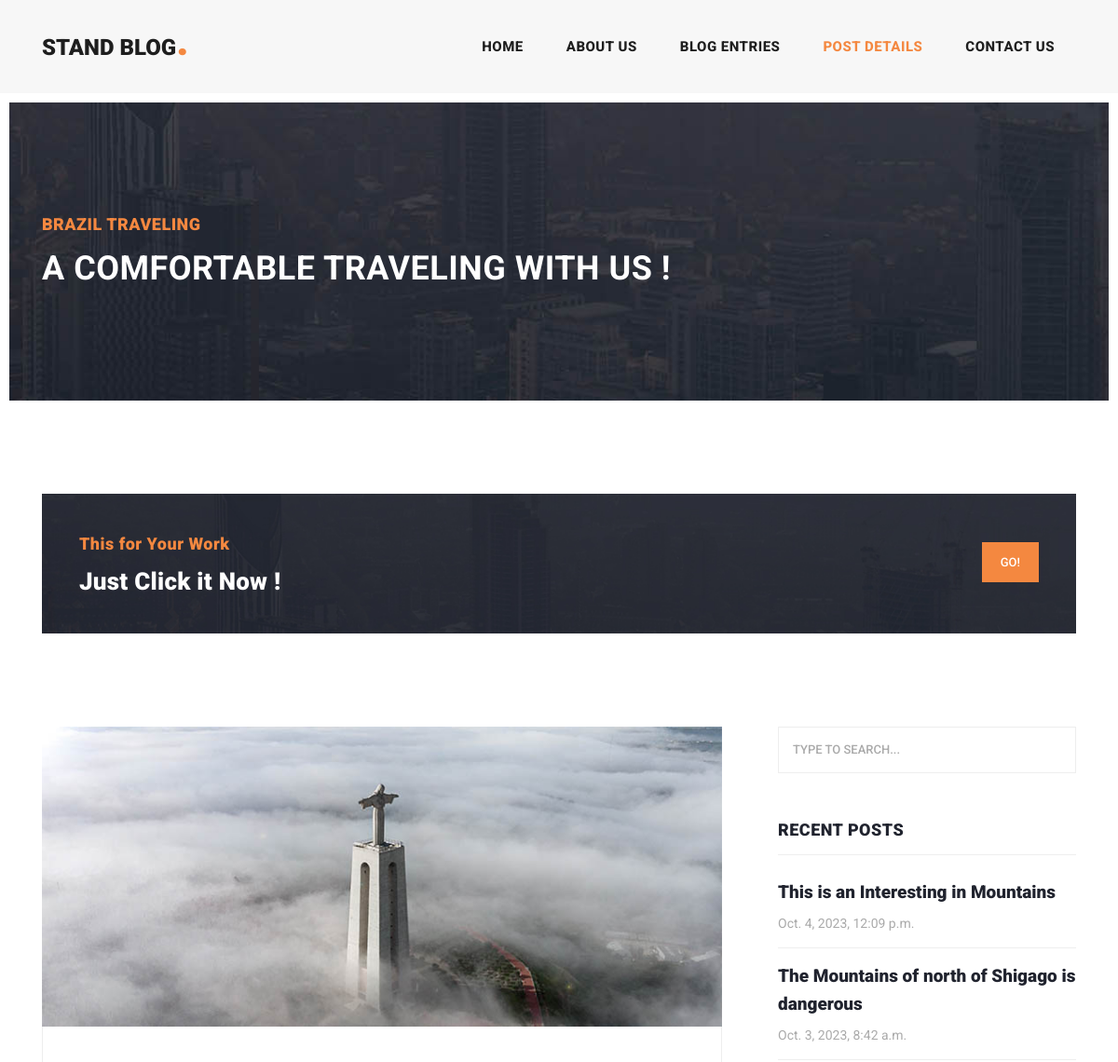
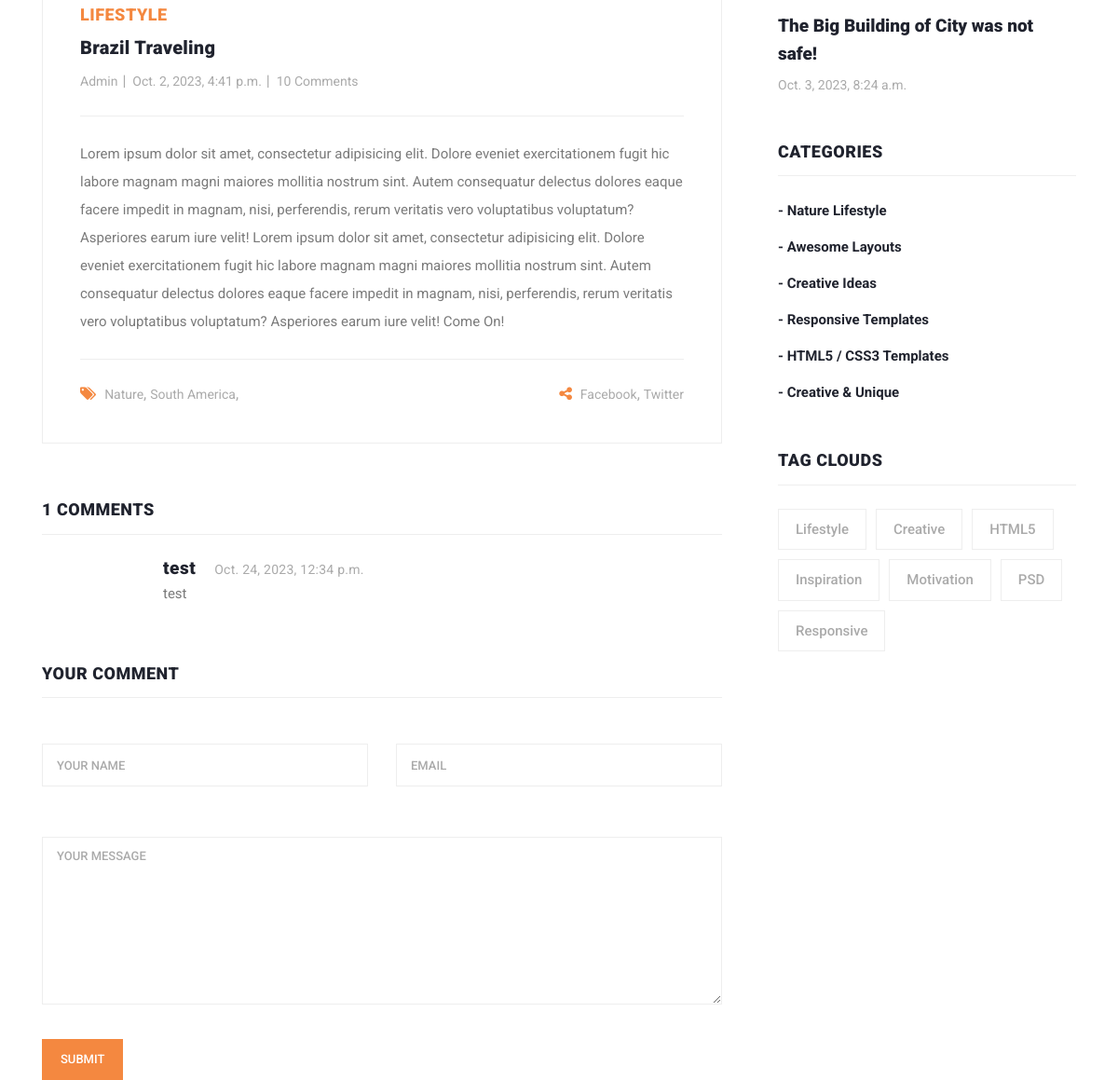
Screenshot of /blog/brazil-traveling with the database file from the repository (2 pictures, top to bottom).
### blog_app/models.py (models this page shows, shortened)
class PostModel(models.Model):
    title = models.CharField(max_length=80, verbose_name="title")
    image = models.ImageField(upload_to='images/posts', null=True, blank=True, verbose_name='image post (770*340px)')
    created_date = models.DateTimeField(auto_now_add=True, verbose_name="created date")
    short_description = models.CharField(max_length=200, verbose_name="short description")
    description = models.TextField(blank=True ,verbose_name="description")
    category = models.ManyToManyField(
        PostCategoryModel,
        related_name='post_categories',
        verbose_name='categories')
    slug = models.SlugField(default="", null=False, max_length=200, unique=True,
                            verbose_name='name in url')
    active = models.BooleanField(default=True)
    def __str__(self):
        return self.slug
    class Meta():
        verbose_name = "post"
        verbose_name_plural = "posts"

class PostCategoryModel(models.Model):
    title = models.CharField(max_length=300, db_index=True, verbose_name='title')
    url_title = models.CharField(max_length=300, db_index=True, verbose_name='name in url')
    active = models.BooleanField(default=True)
    class Meta:
        verbose_name = 'category'
        verbose_name_plural = 'categories'

class CommentPostModel(models.Model):
    post = models.ForeignKey(PostModel, on_delete=models.CASCADE, related_name='post_comments')
    name = models.CharField(max_length=80)
    email = models.EmailField()
    message = models.TextField()
    created_on = models.DateTimeField(auto_now_add=True)
    active = models.BooleanField(default=False)
    class Meta:
        ordering = ['created_on']
        verbose_name = "comment"
        verbose_name_plural = "comments"

### blog_app/views.py (the view)
# urls.py: path("<slug:slug>", views.PostDetailView.as_view(), name="detail-page"),
class PostDetailView(DetailView):
    template_name = "blog_app/post_detail.html"
    model = PostModel
    context_object_name = "post"
    def get_context_data(self, **kwargs):
        context = super().get_context_data(**kwargs)
        posts = self.model.objects.all()
        context['recent_post'] = posts[:len(posts) - 4:-1]
        context['url_page'] = "post_detail"
        context['form'] = CommentForm()
        post: PostModel = posts.filter(slug__iexact=context["post"]).first()
        context['comments'] = post.post_comments.all()
        context["len_comments"] = len(context["comments"]) if len(context["comments"]) == 1 else "No"
        return context

### blog_app/forms.py
class CommentForm(forms.Form):
    name = forms.CharField(
        label='',
        max_length=50,
        widget=forms.TextInput(attrs={
            'class': 'name',
            'placeholder': 'Your Name'
        })
    )
    email = forms.EmailField(
        label='',
        widget=forms.EmailInput(attrs={
            'class': 'email',
            'placeholder': 'Email'
        })
    )
    message = forms.CharField(
        label='',
        widget=forms.Textarea(attrs={
            'class': 'message',
            'placeholder': 'Your Message',
            'rows': '5',
            'id': 'message'
        })
    )

### blog_app/templates/blog_app/post_detail.html (shortened to what this page needs)
{% extends 'shared/base.html' %}
{% block content %}
    <div class="heading-page header-text">
      <section class="page-heading">
        <div class="container">
          <div class="row">
            <div class="col-lg-12">
              <div class="text-content">
                <h4>{{ post.title }}</h4>
                <h2>{{ post.short_description }}</h2>
              </div>
            </div>
          </div>
        </div>
      </section>
    </div>
    <section class="call-to-action">
      <div class="container">
        <div class="row">
          <div class="col-lg-12">
            <div class="main-content">
              <div class="row">
                <div class="col-lg-8">
                  <span>This for Your Work</span>
                  <h4>Just Click it Now !</h4>
                </div>
                <div class="col-lg-4">
                  <div class="main-button">
                    <a rel="nofollow" href="" target="_parent">Go!</a>
                  </div>
                </div>
              </div>
            </div>
          </div>
        </div>
      </div>
    </section>
    <section class="blog-posts grid-system">
      <div class="container">
        <div class="row">
          <div class="col-lg-8">
            <div class="all-blog-posts">
              <div class="row">
                <div class="col-lg-12">
                  <div class="blog-post">
                    <div class="blog-thumb">
                      <img src="{{ post.image.url }}" alt="">
                    </div>
                    <div class="down-content">
                      <span>Lifestyle</span>
                      <a href=""><h4>{{ post.title }}</h4></a>
                      <ul class="post-info">
                        <li><a href="#">Admin</a></li>
                        <li><a href="#">{{ post.created_date }}</a></li>
                        <li><a href="#">10 Comments</a></li>
                      </ul>
                        <p>{{ post.description }}</p>
                      <div class="post-options">
                        <div class="row">
                          <div class="col-6">
                            <ul class="post-tags">
                              <li><i class="fa fa-tags"></i></li>
                              {% for tag in post.category.all %}
                                  <li><a href="#">{{ tag.title }}</a>,</li>
                              {% endfor %}
                            </ul>
                          </div>
                          <div class="col-6">
                            <ul class="post-share">
                              <li><i class="fa fa-share-alt"></i></li>
                              <li><a href="#">Facebook</a>,</li>
                              <li><a href="#"> Twitter</a></li>
                            </ul>
                          </div>
                        </div>
                      </div>
                    </div>
                  </div>
                </div>
                <div class="col-lg-12">
                  <div class="sidebar-item comments">
                    <div class="sidebar-heading">
                      <h2>{{ len_comments }} comments</h2>
                    </div>
                    <div class="content">
                      <ul>
                          {% for comment in comments %}
                              {% if comment.active %}
                                  <li>
                                      <div class="right-content">
                                        <h4>{{ comment.name }}<span>{{ comment.created_on }}</span></h4>
                                        <p>{{ comment.message }}</p>
                                      </div>
                                  </li>
                              {% endif %}
                          {% endfor %}
                      </ul>
                    </div>
                  </div>
                </div>
                <div class="col-lg-12">
                  <div class="sidebar-item submit-comment">
                    <div class="sidebar-heading">
                      <h2>Your comment</h2>
                    </div>
                    <div class="content">
                      <form id="comment" action="{% url 'comment-view' slug=post.slug%}" method="post">
                        <div class="row">
                          <div class="col-md-6 col-sm-12">
                            <fieldset>
                                {{ form.name }}
                            </fieldset>
                          </div>
                          <div class="col-md-6 col-sm-12">
                            <fieldset>
                                {{ form.email }}
                            </fieldset>
                          </div>
                          <div class="col-lg-12">
                            <fieldset>
                                {{ form.message }}
                            </fieldset>
                          </div>
                          <div class="col-lg-12">
                            <fieldset>
                              <button type="submit" id="form-submit" class="main-button">Submit</button>
                            </fieldset>
                          </div>
                        </div>
                      </form>
                    </div>
                  </div>
                </div>
              </div>
            </div>
          </div>
          <div class="col-lg-4">
            <div class="sidebar">
              <div class="row">
                <div class="col-lg-12">
                  <div class="sidebar-item search">
                    <form id="search_form" name="gs" method="GET" action="#">
                      <input type="text" name="q" class="searchText" placeholder="type to search..." autocomplete="on">
                    </form>
                  </div>
                </div>
                <div class="col-lg-12">
                  <div class="sidebar-item recent-posts">
                    <div class="sidebar-heading">
                      <h2>Recent Posts</h2>
                    </div>
                    <div class="content">
                      <ul>
                          {% for post in recent_post %}
                              <li><a href="{% url 'detail-page' slug=post.slug %}">
                                  <h5>{{ post.short_description }}</h5>
                                  <span>{{ post.created_date }}</span>
                              </a></li>
                          {% endfor %}
                      </ul>
                    </div>
                  </div>
                </div>
                <div class="col-lg-12">
                  <div class="sidebar-item categories">
                    <div class="sidebar-heading">
                      <h2>Categories</h2>
                    </div>
                    <div class="content">
                      <ul>
                        <li><a href="#">- Nature Lifestyle</a></li>
                        <li><a href="#">- Awesome Layouts</a></li>
                        <li><a href="#">- Creative Ideas</a></li>
                        <li><a href="#">- Responsive Templates</a></li>
                        <li><a href="#">- HTML5 / CSS3 Templates</a></li>
                        <li><a href="#">- Creative &amp; Unique</a></li>
                      </ul>
                    </div>
                  </div>
                </div>
                <div class="col-lg-12">
                  <div class="sidebar-item tags">
                    <div class="sidebar-heading">
                      <h2>Tag Clouds</h2>
                    </div>
                    <div class="content">
                      <ul>
                        <li><a href="#">Lifestyle</a></li>
                        <li><a href="#">Creative</a></li>
                        <li><a href="#">HTML5</a></li>
                        <li><a href="#">Inspiration</a></li>
                        <li><a href="#">Motivation</a></li>
                        <li><a href="#">PSD</a></li>
                        <li><a href="#">Responsive</a></li>
                      </ul>
                    </div>
                  </div>
                </div>
              </div>
            </div>
          </div>
        </div>
      </div>
    </section>
{% endblock %}

### templates/shared/base.html (shortened to what this page needs)
{% load render_partial %}
<!DOCTYPE html>
<html lang="en">
  <head>
      {% include 'shared/includes/header_reference.html'%}
  </head>
  <body>
    {% include 'shared/includes/side_header.html' %}
    {% block content %}{% endblock %}
  </body>
</html>

### templates/shared/includes/header_reference.html (shortened to what this page needs)
<link href="/static/vendor/bootstrap/css/bootstrap.min.css" rel="stylesheet">
<link rel="stylesheet" href="/static/assets/css/fontawesome.css">
<link rel="stylesheet" href="/static/assets/css/templatemo-stand-blog.css">
<link rel="stylesheet" href="/static/assets/css/owl.css">

### templates/shared/includes/side_header.html (shortened to what this page needs)
<header class="">
  <nav class="navbar navbar-expand-lg">
    <div class="container">
      <a class="navbar-brand" href="{% url 'home-page' %}"><h2>Stand Blog<em>.</em></h2></a>
      <div class="collapse navbar-collapse" id="navbarResponsive">
        <ul class="navbar-nav ml-auto">
          <li class="nav-item {% if url_page == "home"%}active{% endif %}">
            <a class="nav-link" href="{% url 'home-page' %}">Home
            </a>
          </li>
          <li class="nav-item {% if url_page == "about"%}active{% endif %}">
            <a class="nav-link" href="{% url 'about-page' %}">About Us
                </a>
          </li>
          <li class="nav-item {% if url_page == "blog"%}active{% endif %}">
            <a class="nav-link" href="{% url 'posts-page' %}">Blog Entries
            </a>
          </li>
          <li class="nav-item {% if url_page == "post_detail"%}active{% endif %}">
            <a class="nav-link" href="#">Post Details
            </a>
          </li>
          <li class="nav-item {% if url_page == "contact"%}active{% endif %}">
            <a class="nav-link" href="{% url 'contact-page' %}">Contact Us
            </a>
          </li>
        </ul>
      </div>
    </div>
  </nav>
</header>

### rows the page displays
PostModel: title "BRAZIL TRAVELING", short_description "A COMFORTABLE TRAVELING WITH US !", image (picture), title "Brazil Traveling", created_date "Oct. 2, 2023, 4:41 p.m.", description "Lorem ipsum dolor sit amet, consectetur adipisicing elit. Dolore eveniet exercitationem fugit hic labore magnam magni maiores mollitia nostrum sint. Autem consequatur delectus dolores eaque facere impedit in magnam, nisi, perferendis, rerum veritatis vero voluptatibus voluptatum? Asperiores earum iure velit! Lorem ipsum dolor sit amet, consectetur adipisicing elit. Dolore eveniet exercitationem fugit hic labore magnam magni maiores mollitia nostrum sint. Autem consequatur delectus dolores eaque facere impedit in magnam, nisi, perferendis, rerum veritatis vero voluptatibus voluptatum? Asperiores earum iure velit! Come On!"
PostCategoryModel: title "Nature"
PostCategoryModel: title "South America"
CommentPostModel: name "test", created_on "Oct. 24, 2023, 12:34 p.m.", message "test"
PostModel: short_description "This is an Interesting in Mountains", created_date "Oct. 4, 2023, 12:09 p.m."
PostModel: short_description "The Mountains of north of Shigago is dangerous", created_date "Oct. 3, 2023, 8:42 a.m."
PostModel: short_description "The Big Building of City was not safe!", created_date "Oct. 3, 2023, 8:24 a.m."

### other values shown
{{ len_comments }} "1"
